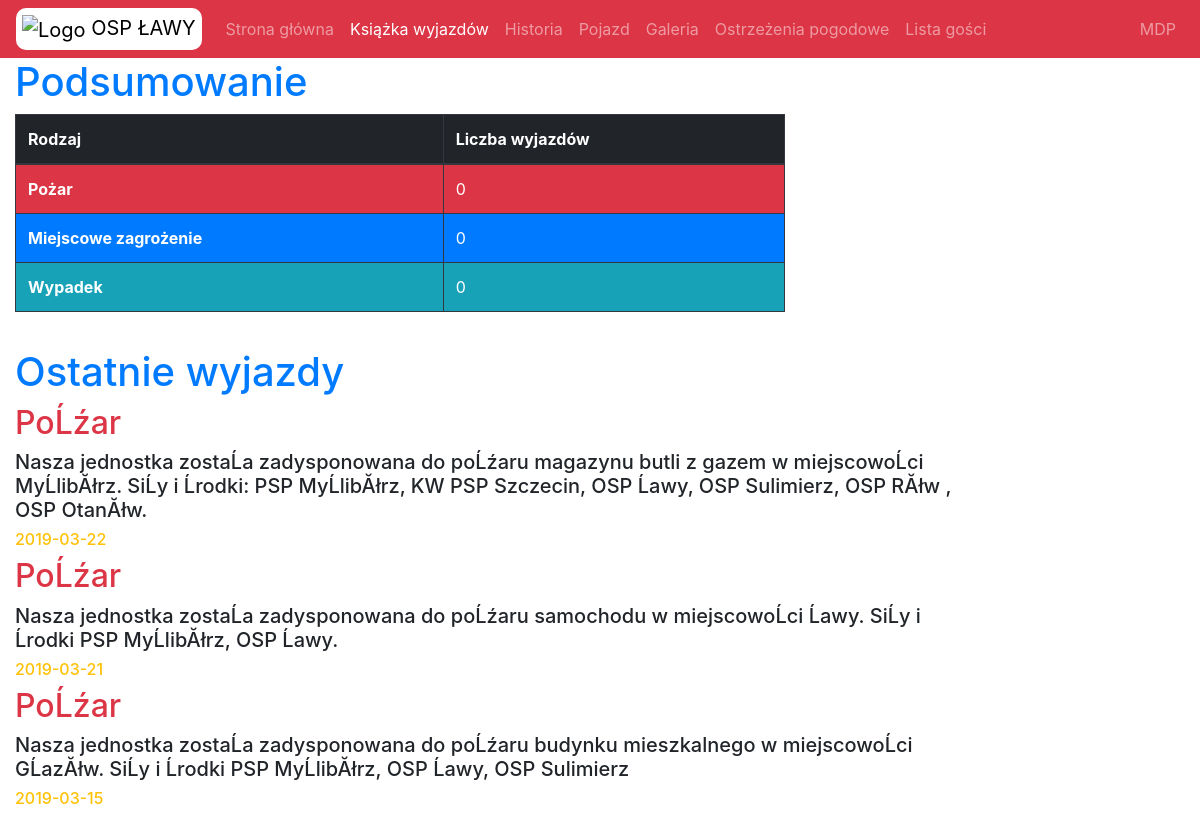
Before: /ksiazka-wyjazdow.php with the older database file.
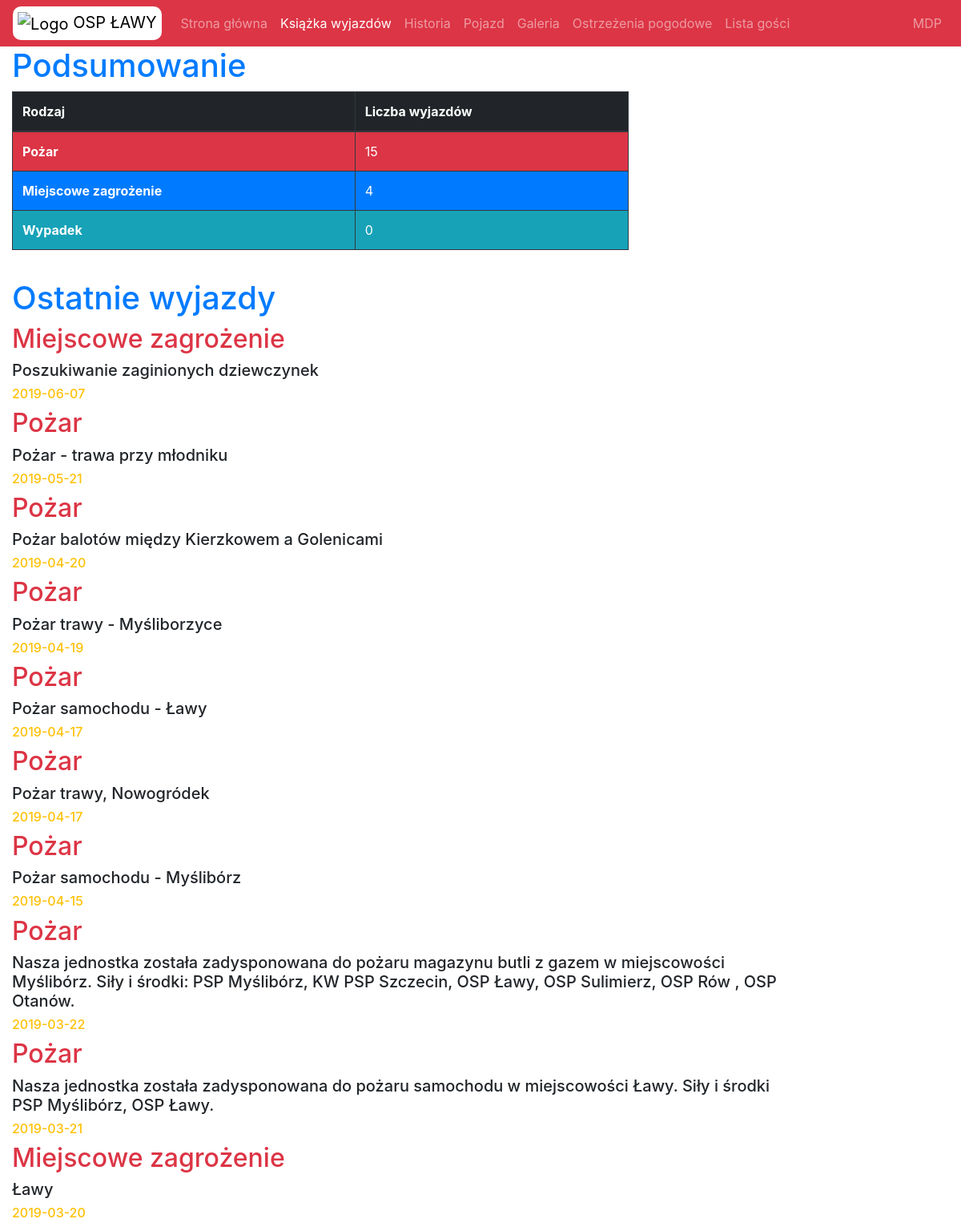
After: the same page with the newer database file.
### tables this page shows
CREATE TABLE `ksiazka_wyjazdow` (
  `id` int(255) NOT NULL,
  `rodzaj` varchar(255) NOT NULL,
  `opis` varchar(255) NOT NULL,
  `zdjecie` varchar(255) NOT NULL,
  `data` varchar(255) NOT NULL
);

### ksiazka-wyjazdow.php (the view, shortened to what this page needs)
<!DOCTYPE html>
<html lang="pl_PL">
<head>
    <link rel="stylesheet" href="css/reset.css">
    <link rel="stylesheet" href="css/bootstrap.min.css">
    <link rel="stylesheet" href="css/main.css">
</head>
<body>
    <header>
        <nav class="navbar navbar-expand-sm navbar-dark sticky-top bg-danger sticky">
            <a class="navbar-brand" href="https://osp-lawy.pl/" style="background-color: #FFF; border-radius: 10px; color: #000; padding-right: 6px; padding-left: 6px">
                <img src="img/icon.png" alt="Logo" style="width:40px"> OSP ŁAWY
            </a>
            <div class="collapse navbar-collapse" id="navbar">
                <ul class="navbar-nav navbar-right mr-auto">
                    <li class="nav-item">
                        <a class="nav-link" href="https://osp-lawy.pl/">Strona główna <span class="sr-only"></span></a>
                    </li>
                    <li class="nav-item active">
                        <a class="nav-link" href="ksiazka-wyjazdow">Książka wyjazdów</a>
                    </li>
                    <li class="nav-item">
                        <a class="nav-link" href="historia">Historia</a>
                    </li>
                    <li class="nav-item">
                        <a class="nav-link" href="pojazd">Pojazd</a>
                    </li>
                    <li class="nav-item">
                        <a class="nav-link" href="galeria">Galeria</a>
                    </li>
                    <li class="nav-item">
                        <a class="nav-link" href="https://rcb.gov.pl/raport-dobowy/" target="_blank">Ostrzeżenia pogodowe</a>
                    </li>
                    <li class="nav-item">
                        <a class="nav-link" href="lista-gosci">Lista gości</a>
                    </li>
                </ul>
                <ul class="navbar-nav navbar-right mr-right">
                    <li class="nav-item">
                        <a class="nav-link" href="https://osp-lawy.pl/mdp">MDP</a>
                    </li>
                </ul>
            </div>
        </nav>
    </header>
    <article class="home">
    <div class="col-md-8 col-centered bg-semi-transparent">
        <p class="h1 text-primary">Podsumowanie</p>
        <table class="table table-dark table-bordered">
            <thead>
                <tr>
                <th scope="col">Rodzaj</th>
                <th scope="col">Liczba wyjazdów</th>
                </tr>
            </thead>
            <tbody>
                <tr class="bg-danger">
                <th scope="row">Pożar</th>
                    <td>
                        <?php
                            include("db_login.php");
                            $db = mysqli_connect("$servername", "$username", "$password", "$dbname");
			$db->set_charset("utf8");
                            $sql = "SELECT * FROM ksiazka_wyjazdow WHERE rodzaj = 'Pożar'";
                            $result = mysqli_query($db, $sql);
                            $ile = mysqli_num_rows($result);
                            echo $ile;
                        ?>
                    </td>
                </tr>
                <tr class="bg-primary">
                <th scope="row">Miejscowe zagrożenie</th>
                    <td>
                        <?php
                            $sql = "SELECT * FROM ksiazka_wyjazdow WHERE rodzaj = 'Miejscowe zagrożenie'";
                            $result = mysqli_query($db, $sql);
                            $ile = mysqli_num_rows($result);
                            echo $ile;
                        ?>
                    </td>
                </tr>
                <tr class="bg-info">
                <th scope="row">Wypadek</th>
                    <td>
                        <?php
                            $sql = "SELECT * FROM ksiazka_wyjazdow WHERE rodzaj = 'Wypadek'";
                            $result = mysqli_query($db, $sql);
                            $ile = mysqli_num_rows($result);
                            echo $ile;
                        ?>
                    </td>
                </tr>
            </tbody>
        </table>
    </div>
        <div class="col-md-10 col-centered bg-semi-transparent" style="margin-top: 3%;">
                <p class="h1 text-primary">Ostatnie wyjazdy</p>
                <?php
                    $sql = "SELECT * FROM ksiazka_wyjazdow order by data DESC LIMIT 10";
                    $result = mysqli_query($db, $sql);
                    while ($row = mysqli_fetch_array($result, MYSQLI_ASSOC)) {
                        echo "<div class='row post'>";
                        if($row['zdjecie']=='brak') {
                            echo "<div class='col-md-12'>";
                            echo "<p class='h2 text-danger'> ".$row['rodzaj']."</p>";
                            echo "<p class='h5'> ".$row['opis']."</p>";
                            echo "<p class='text-warning h6'> ".$row['data']."</p>";
                            echo "</div>"."\n";
                        }
                        echo "</div>";
                    }
                ?>
        </div>
    </article>
</body>
</html>

Changed rows visible on the page:
no longer on this page (row edited): ksiazka_wyjazdow: rodzaj "PoĹźar", opis "Nasza jednostka zostaĹa zadysponowana do poĹźaru budynku mieszkalnego w miejscowoĹci GĹazĂłw. SiĹy i Ĺrodki PSP MyĹlibĂłrz, OSP Ĺawy, OSP Sulimierz", data "2019-03-15"
added ksiazka_wyjazdow: rodzaj "Miejscowe zagrożenie", opis "Poszukiwanie zaginionych dziewczynek", data "2019-06-07"
added ksiazka_wyjazdow: rodzaj "Pożar", opis "Pożar - trawa przy młodniku", data "2019-05-21"
added ksiazka_wyjazdow: rodzaj "Pożar", opis "Pożar balotów między Kierzkowem a Golenicami", data "2019-04-20"
added ksiazka_wyjazdow: rodzaj "Pożar", opis "Pożar trawy - Myśliborzyce", data "2019-04-19"
added ksiazka_wyjazdow: rodzaj "Pożar", opis "Pożar samochodu - Ławy", data "2019-04-17"
added ksiazka_wyjazdow: rodzaj "Pożar", opis "Pożar trawy, Nowogródek", data "2019-04-17"
added ksiazka_wyjazdow: rodzaj "Pożar", opis "Pożar samochodu - Myślibórz", data "2019-04-15"
changed ksiazka_wyjazdow: rodzaj "PoĹźar" → "Pożar"; opis "Nasza jednostka zostaĹa zadysponowana do poĹźaru magazynu butli z gazem w miejscowoĹci MyĹlibĂłrz. SiĹy i Ĺrodki: PSP MyĹlibĂłrz, KW PSP Szczecin, OSP Ĺawy, OSP Sulimierz, OSP RĂłw , OSP OtanĂłw." → "Nasza jednostka została zadysponowana do pożaru magazynu butli z gazem w miejscowości Myślibórz. Siły i środki: PSP Myślibórz, KW PSP Szczecin, OSP Ławy, OSP Sulimierz, OSP Rów , OSP Otanów."
changed ksiazka_wyjazdow: rodzaj "PoĹźar" → "Pożar"; opis "Nasza jednostka zostaĹa zadysponowana do poĹźaru samochodu w miejscowoĹci Ĺawy. SiĹy i Ĺrodki PSP MyĹlibĂłrz, OSP Ĺawy." → "Nasza jednostka została zadysponowana do pożaru samochodu w miejscowości Ławy. Siły i środki PSP Myślibórz, OSP Ławy."
added ksiazka_wyjazdow: rodzaj "Miejscowe zagrożenie", opis "Ławy", data "2019-03-20"
Other visible differences:
$ile: "0" → "15"
$ile: "0" → "4"
